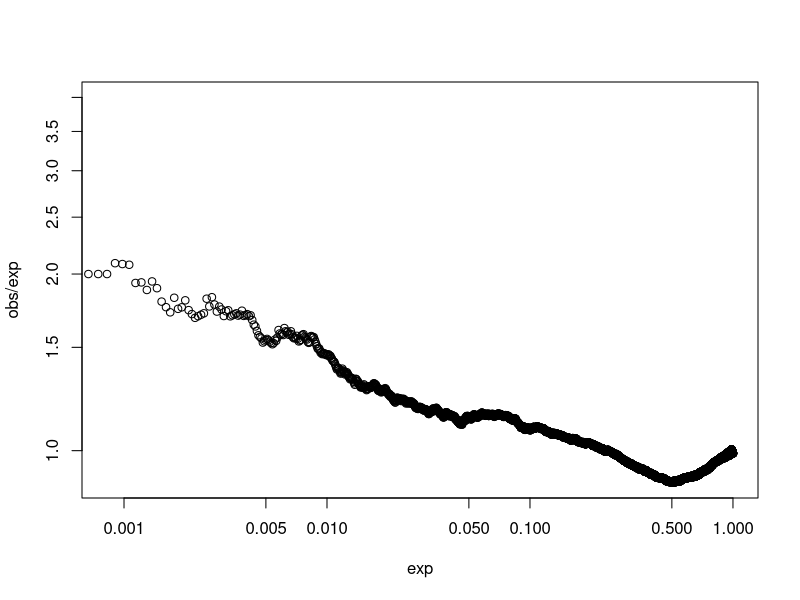
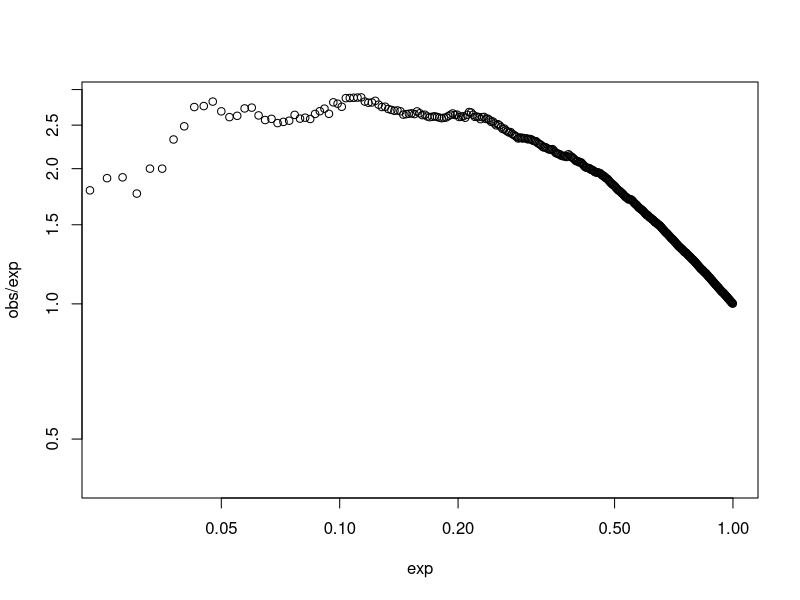
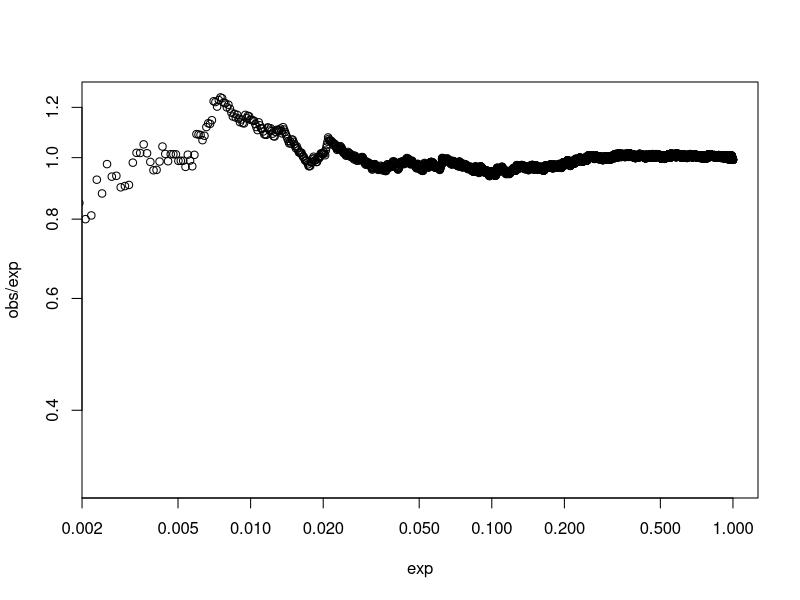

R code for these plots, in order:
## ---- chunk 1
knitr::opts_chunk$set(error=FALSE, warning=FALSE, message=FALSE)
knitr::opts_chunk$set(fig.path="figures-peak/")
## ---- chunk 2
group <- rep(c("A", "B"), each=2)
nlibs <- length(group)
design <- model.matrix(~group)
## ---- chunk 3
library(edgeR)
set.seed(90000)
P <- 1/0.1
nsites <- 1e5
is.null <- seq_len(nsites)
counts <- rbind(matrix(rnbinom(nsites*nlibs, mu=50, size=P), ncol=nlibs, byrow=TRUE),
                matrix(rnbinom(nsites*0.1*nlibs, mu=c(100, 100, 0, 0), size=P), ncol=nlibs, byrow=TRUE))
## ---- chunk 4
plotAlpha <- function(pvals, ylab="Observed/specified", xlab="Specified", xlim=NULL, ...) {
    exp <- (seq_along(pvals) - 0.5)/length(pvals)
    n <- findInterval(exp, sort(pvals))
    obs <- n/length(pvals)
    if (is.null(xlim)) { # Stable at 20 observations.
        xlim <- c(exp[which(n >= 20)[1]], 1)
    }
    plot(exp, obs/exp, log="xy", xlim=xlim, ...)
}
## ---- chunk 5
top.al2 <- apply(counts, 1, FUN=function(x) { sort(x)[nlibs-1] })
keep.al2 <- length(top.al2) - rank(top.al2, ties.method="random") +1 <= 20000
sum(which(keep.al2) %in% is.null)
## ---- chunk 6
y.al2 <- DGEList(counts[keep.al2,], lib.size=rep(1e6, nlibs))
y.al2 <- estimateDisp(y.al2, design)
y.al2$common.dispersion
## ---- chunk 7
fit.al2 <- glmQLFit(y.al2, design, robust=TRUE)
res.al2 <- glmQLFTest(fit.al2)
mean(res.al2$table$PValue[which(keep.al2) %in% is.null] <= 0.001)
plotAlpha(res.al2$table$PValue[which(keep.al2) %in% is.null])
## ---- chunk 8
top.u <- apply(counts, 1, FUN=function(x) { max(x) })
keep.u <- length(top.u) - rank(top.u, ties.method="random") +1 <= 5000
sum(which(keep.u) %in% is.null)
## ---- chunk 9
y.u <- DGEList(counts[keep.u,], lib.size=rep(1e6, nlibs))
y.u <- estimateDisp(y.u, design)
y.u$common.dispersion
## ---- chunk 10
fit.u <- glmQLFit(y.u, design, robust=TRUE)
res.u <- glmQLFTest(fit.u)
mean(res.u$table$PValue[which(keep.u) %in% is.null] <= 0.05)
plotAlpha(res.u$table$PValue[which(keep.u) %in% is.null])
## ---- chunk 11
top.m <- rowMeans(counts)
keep.m <- length(top.m) - rank(top.m, ties.method="random") +1 <= 10000
sum(which(keep.m) %in% is.null)
## ---- chunk 12
y.m <- DGEList(counts[keep.m,], lib.size=rep(1e6, nlibs))
y.m <- estimateDisp(y.m, design)
y.m$common.dispersion
## ---- chunk 13
fit.m <- glmQLFit(y.m, design, robust=TRUE)
res.m <- glmQLFTest(fit.m)
mean(res.m$table$PValue[which(keep.m) %in% is.null] <= 0.01)
plotAlpha(res.m$table$PValue[which(keep.m) %in% is.null])
## ---- chunk 14
sessionInfo()
